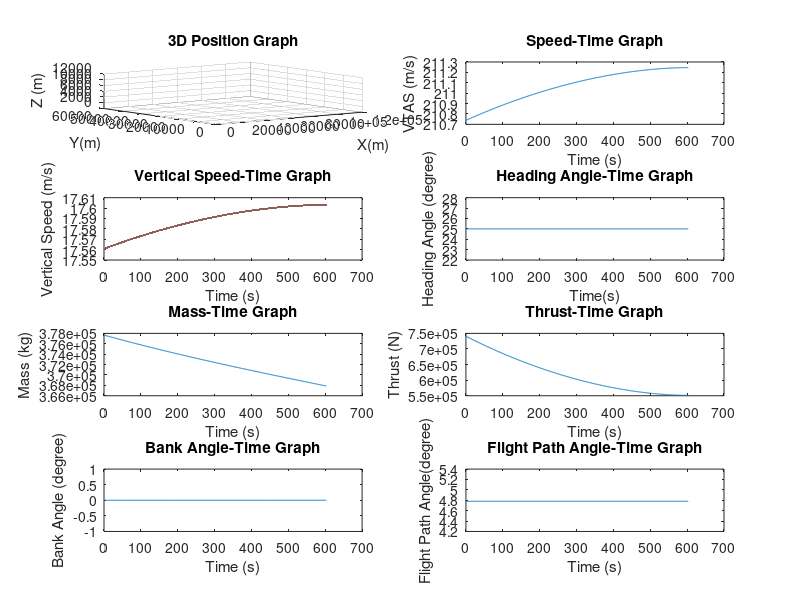

Here is the MATLAB script that generated this plot:
%**************** TAHSİN OCAKTAN ***************%
%%%%%%%%%%%%%%% FLIGHT MECHANICS %%%%%%%%%%%%%%%%
%%%%%%%%%% TERM HOMEWORK - CLIMB PHASE %%%%%%%%%%

clc;
clear; 

%*********adjust constant variable 
h1 = 0; % climb starting altitude in meter
h2 = 10600; % climb finish altitude in meter
g = 9.80665; % gravitational acceleration
S= 511; % wing area
c = 0.93; % 1/h
%---------------------------------------------------

%*********adjusting iteration 
step_size=1;
t_final= 603;
t= 0:step_size:t_final;
%---------------------------------------------------

%*********adjusting array size
ro = zeros(size(t));
x1 = zeros(size(t));
x2 = zeros(size(t));
x3 = zeros(size(t));
x4 = zeros(size(t));
x5 = zeros(size(t));
x6 = zeros(size(t));
u1 = zeros(size(t));
u2 = zeros(size(t));
u3 = zeros(size(t));
%---------------------------------------------------

%*********adjusting initial values
x1(1)=0;  % x position
x2(1)=0;  % y position
x3(1)=h1; % z position
x4(1)=210.74; % v_tas
x5(1)=25; % heading
x6(1)=377669.23529; % mass
u1(1)=740266.1357; % thrust
u2(1)=0; % bank
u3(1)=4.78; % path
%---------------------------------------------------


for i= 1:t_final
    
    u3(i+1)=4.78; % path
    u2(i+1)=0; % bank
    ro(i)= (101325.*(1-x3(i)/44330.8).^5.256)/(287.05287.*(288.15-0.0065.*x3(i))); % density 
    
    cL(i) = (2.*(x6(i).*g))./(ro(i).*(x4(i).^2).*S.*(cosd(u2(i)))); % lift force constant value 
    cD(i) = 0.028 +  0.043*(cL(i).^2); % drag force constant value
    D(i) = (0.5).*ro(i).*(x4(i)^2).*S.*cD(i); % drag force

    if x3(i) <= h2
    
    u1(i+1)= D(i)+(x6(i).*g.*sind(u3(i)));
    f(i) = c.*u1(i)./3600;  %N/s

    %************equation from hw_3
    der_x1= x4(i).*cosd(x5(i)).*cosd(u3(i));
    der_x2= x4(i).*sind(x5(i)).*cosd(u3(i));
    der_x3= x4(i).*sind(u3(i));
    der_x4= -((cD(i)*S.*ro(i)*((x4(i)).^2))/(2*x6(i))) - (g.*sind(u3(i))) + ((u1(i))/(x6(i)));
    der_x5= -((cL(i).*S.*ro(i)).*x4(i).*sind(u2(i)))/(2.*x6(i));
    der_x6= -f(i)/g; %kg/s
    %-----------------------------------------------------------------------------------------

    %************solution of equation 
    x1(i+1) = x1(i)+ der_x1.*step_size;
    x2(i+1) = x2(i)+ der_x2.*step_size;
    x3(i+1) = x3(i)+ der_x3.*step_size;
    x4(i+1) = x4(i)+ der_x4.*step_size;
    x5(i+1) = x5(i)+ der_x5.*step_size;
    x6(i+1) = x6(i)+ der_x6.*step_size;
    %----------------------------------

    time = i;

    elseif x3(i) > h2
        break
        
    end
    
end

last_mass = x6(t_final)
delta_W = (x6(1) - x6(t_final)) * g

%************plotting
subplot(4,2,1);plot3(x1(:),x2(:),x3(:));
grid on
title('3D Position Graph');xlabel('X(m)');ylabel('Y(m)');zlabel('Z (m)');

subplot(4,2,2);plot(t,x4(:));
title('Speed-Time Graph');xlabel('Time (s)'); ylabel('VTAS (m/s)');

subplot(4,2,3);plot(t,(x4(:).*sind(u3)));
title('Vertical Speed-Time Graph');xlabel('Time (s)'); ylabel('Vertical Speed (m/s)');

subplot(4,2,4);plot(t,x5);
title('Heading Angle-Time Graph');xlabel('Time(s)'); ylabel('Heading Angle (degree)');

subplot(4,2,5);plot(t,x6);
title('Mass-Time Graph');xlabel('Time (s)'); ylabel('Mass (kg)');

subplot(4,2,6);plot(t,u1);
title('Thrust-Time Graph');xlabel('Time (s)');ylabel('Thrust (N)');

subplot(4,2,7);plot(t,u2);
title('Bank Angle-Time Graph');xlabel('Time (s)'); ylabel('Bank Angle (degree)');


subplot(4,2,8);plot(t,u3);
title('Flight Path Angle-Time Graph');xlabel('Time (s)'); ylabel('Flight Path Angle(degree)');
%--------------------------------------------------------------------------------------------------

